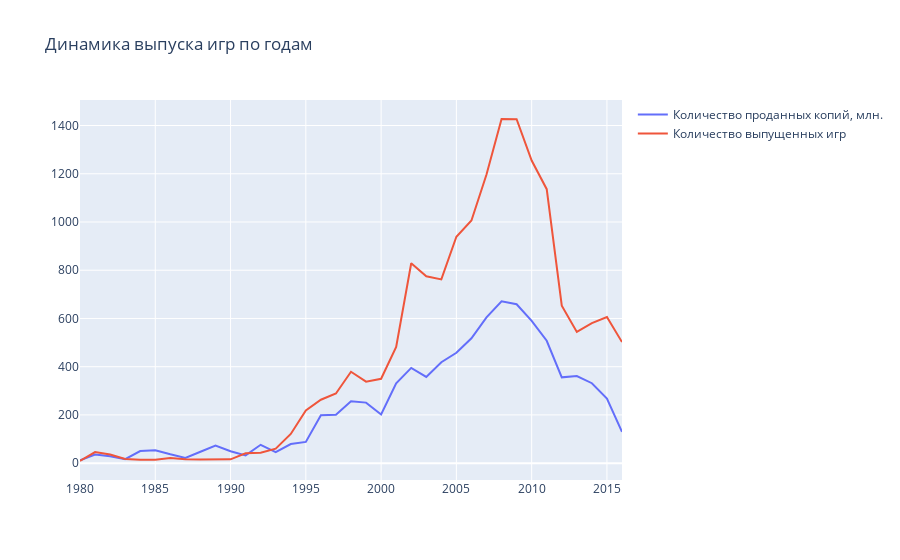

Notebook code for this chart:
### Markdown cell above
### Количество выпускаемых игр по годам.

### Code cell
# посчитаем число вышедших игр и проданных копий по годам
years_df = data.groupby('year_of_release')[['total_sales']].sum().join(
    data.groupby('year_of_release')[['name']].count()
)
years_df.columns = ['total_sales', 'number_of_games']

line0 = go.Scatter(
    x=years_df.index,
    y=years_df.total_sales,
    name='Количество проданных копий, млн.'
)

line1 = go.Scatter(
    x=years_df.index,
    y=years_df.number_of_games,
    name='Количество выпущенных игр'
)

lines = [line0, line1]
layout = {'title': 'Динамика выпуска игр по годам'}
# cоздаем объект Figure и визуализируем его
fig = go.Figure(data=lines, layout=layout)
iplot(fig, show_link=False)

### Figure 1 — Plotly figure (JSON) as saved in the notebook; plotly's stock layout.template omitted (floating-point values rounded to 4 significant figures)
{"data": [{"name": "Количество проданных копий, млн.", "type": "scatter", "x": [1980, 1981, 1982, 1983, 1984, 1985, 1986, 1987, 1988, 1989, 1990, 1991, 1992, 1993, 1994, 1995, 1996, 1997, 1998, 1999, 2000, 2001, 2002, 2003, 2004, 2005, 2006, 2007, 2008, 2009, 2010, 2011, 2012, 2013, 2014, 2015, 2016], "y": [11.38, 35.68, 28.88, 16.8, 50.35, 53.95, 37.08, 21.7, 47.21, 73.45, 49.37, 32.23, 76.16, 45.99, 79.23, 88.12, 199.2, 201.1, 256.3, 251.1, 201.7, 331.5, 395.0, 357.5, 418.7, 457.8, 517.7, 604.7, 671.5, 658.8, 590.1, 507.6, 355.8, 361.2, 331.5, 268.0, 129.9]}, {"name": "Количество выпущенных игр", "type": "scatter", "x": [1980, 1981, 1982, 1983, 1984, 1985, 1986, 1987, 1988, 1989, 1990, 1991, 1992, 1993, 1994, 1995, 1996, 1997, 1998, 1999, 2000, 2001, 2002, 2003, 2004, 2005, 2006, 2007, 2008, 2009, 2010, 2011, 2012, 2013, 2014, 2015, 2016], "y": [9, 46, 36, 17, 14, 14, 21, 16, 15, 17, 16, 41, 43, 60, 121, 219, 263, 289, 379, 338, 350, 482, 829, 775, 762, 939, 1006, 1197, 1427, 1426, 1255, 1136, 653, 544, 581, 606, 502]}], "layout": {"title": {"text": "Динамика выпуска игр по годам"}}}
